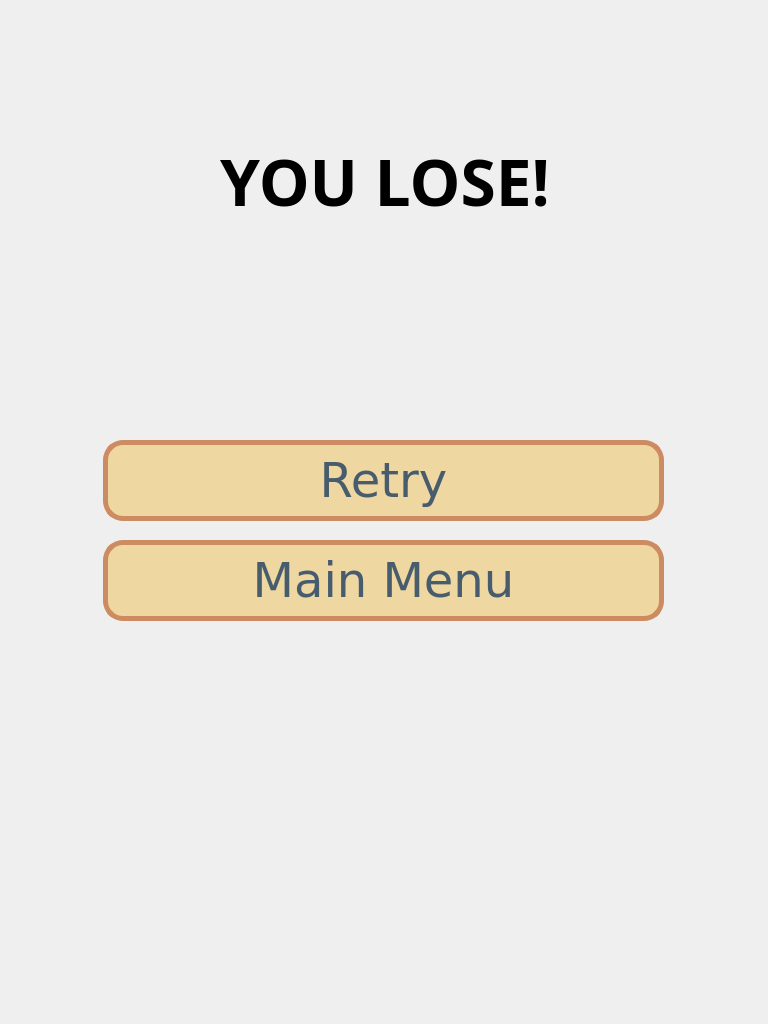
<?xml version="1.0" encoding="UTF-8"?>
<ui version="4.0">
 <class>lose</class>
 <widget class="QWidget" name="lose">
  <property name="geometry">
   <rect>
    <x>0</x>
    <y>0</y>
    <width>768</width>
    <height>1024</height>
   </rect>
  </property>
  <property name="windowTitle">
   <string>Form</string>
  </property>
  <widget class="QLabel" name="label">
   <property name="geometry">
    <rect>
     <x>70</x>
     <y>90</y>
     <width>630</width>
     <height>181</height>
    </rect>
   </property>
   <property name="font">
    <font>
     <family>Verdana Pro Cond Black</family>
     <pointsize>48</pointsize>
     <bold>true</bold>
    </font>
   </property>
   <property name="text">
    <string>YOU LOSE!</string>
   </property>
   <property name="alignment">
    <set>Qt::AlignCenter</set>
   </property>
  </widget>
  <widget class="QPushButton" name="retry">
   <property name="geometry">
    <rect>
     <x>103</x>
     <y>440</y>
     <width>561</width>
     <height>81</height>
    </rect>
   </property>
   <property name="font">
    <font>
     <family>Verdana</family>
     <pointsize>-1</pointsize>
     <italic>false</italic>
     <bold>false</bold>
    </font>
   </property>
   <property name="styleSheet">
    <string notr="true"> background-color: rgb(238,215,161);
    border-style: solid;
    color:  rgb(71,92,108);
    border-width: 5px;
    border-radius: 20px;
    border-color: rgb(205,139,98);
    font: 48px;
    padding: 6px;
</string>
   </property>
   <property name="text">
    <string>Retry</string>
   </property>
  </widget>
  <widget class="QPushButton" name="back">
   <property name="geometry">
    <rect>
     <x>103</x>
     <y>540</y>
     <width>561</width>
     <height>81</height>
    </rect>
   </property>
   <property name="font">
    <font>
     <family>Verdana</family>
     <pointsize>-1</pointsize>
     <italic>false</italic>
     <bold>false</bold>
    </font>
   </property>
   <property name="styleSheet">
    <string notr="true"> background-color: rgb(238,215,161);
    border-style: solid;
    color:  rgb(71,92,108);
    border-width: 5px;
    border-radius: 20px;
    border-color: rgb(205,139,98);
    font: 48px;
    padding: 6px;
</string>
   </property>
   <property name="text">
    <string>Main Menu</string>
   </property>
  </widget>
 </widget>
 <resources/>
 <connections/>
</ui>
